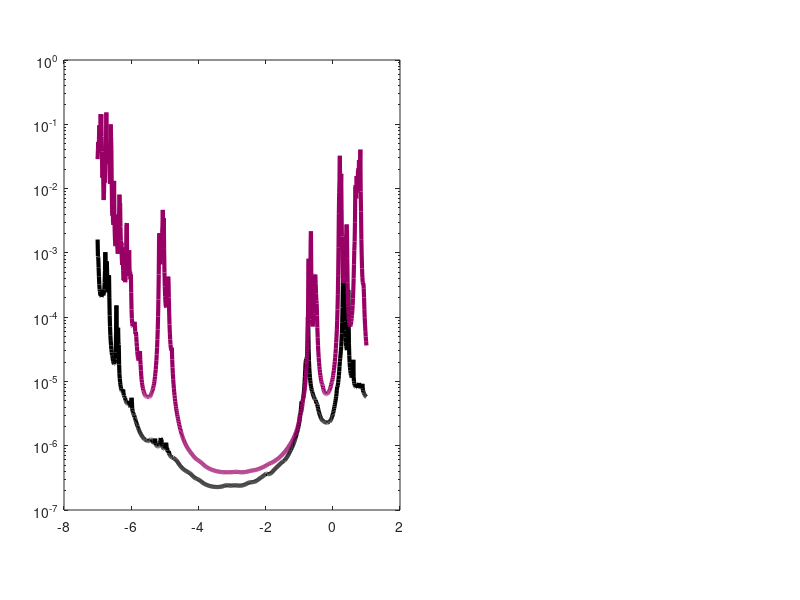

The MATLAB script that drew this image: (Note: this script raises an error after producing the figure.)
% Load data files
data_DLC_init = load('DLC_Initial.mat'); % DNA-Amino-CNT Initial
data_DLC_final = load('DLC_Final.mat');  % DNA-Amino-CNT Final
data_DEC_init = load('DEC_Initial.mat'); % DNA-Ester-CNT Initial
data_DEC_final = load('DEC_Final.mat');  % DNA-Ester-CNT Final

% Extract energies and transmission data
energy_DLC_init = data_DLC_init.Energy; T_DLC_init = data_DLC_init.T;
energy_DLC_final = data_DLC_final.Energy; T_DLC_final = data_DLC_final.T;
energy_DEC_init = data_DEC_init.Energy; T_DEC_init = data_DEC_init.T;
energy_DEC_final = data_DEC_final.Energy; T_DEC_final = data_DEC_final.T;

% HOMO and LUMO values conversion (Multiply by 27.2114)
factor = 27.2114;
HOMO_LUMO_DLC_init = [factor * -0.14654, factor * -0.11622]; % DLC Initial: HOMO from right, LUMO from left
HOMO_LUMO_DLC_final = [factor * -0.14488, factor * -0.11422]; % DLC Final: HOMO from right, LUMO from left
HOMO_LUMO_DEC_init = [factor * -0.13972, factor * -0.12319]; % DEC Initial: HOMO from right, LUMO from left
HOMO_LUMO_DEC_final = [factor * -0.14884, factor * -0.12398]; % DEC Final: HOMO from right, LUMO from left

% Colors
black = [0, 0, 0];
burgundy = [0.6, 0, 0.4];

% Create figure with two subplots
figure;
set(gcf, 'units','normalized','outerposition',[0 0 1 0.5]);

% Left Plot: DNA-Amino Linker-CNT Structure
subplot(1,2,1);
subplot('Position', [0.08, 0.15, 0.42, 0.75]); 
semilogy(energy_DLC_init, T_DLC_init, 'Color', black, 'LineWidth', 3); hold on;
semilogy(energy_DLC_final, T_DLC_final, 'Color', burgundy, 'LineWidth', 3);

% Add HOMO and LUMO as vertical dashed lines (50% transparent)
xline(HOMO_LUMO_DLC_init(1), '--', 'Color', [0 0 0 0.5], 'LineWidth', 2);
xline(HOMO_LUMO_DLC_init(2), '--', 'Color', [0 0 0 0.5], 'LineWidth', 2);
xline(HOMO_LUMO_DLC_final(1), '--', 'Color', [burgundy, 0.5], 'LineWidth', 2);
xline(HOMO_LUMO_DLC_final(2), '--', 'Color', [burgundy, 0.5], 'LineWidth', 2);

xlabel('Energy (eV)', 'FontSize', 16, 'FontWeight', 'Bold');
ylabel('Transmission', 'FontSize', 16, 'FontWeight', 'Bold');
title('DNA-Amino Linker-CNT', 'FontSize', 18, 'FontWeight', 'Bold');
legend('Parallel', 'Perpendicular', 'Location', 'Best');
xlim([-7 1]);
ylim([1e-8 10]);
set(gca, 'FontSize', 16, 'LineWidth', 1.5, 'YScale', 'log');

% Right Plot: DNA-Ester Linker-CNT Structure
subplot(1,2,2);
subplot('Position', [0.54, 0.15, 0.42, 0.75])
semilogy(energy_DEC_init, T_DEC_init, 'Color', black, 'LineWidth', 3); hold on;
semilogy(energy_DEC_final, T_DEC_final, 'Color', burgundy, 'LineWidth', 3);

% Add HOMO and LUMO as vertical dashed lines (50% transparent)
xline(HOMO_LUMO_DEC_init(1), '--', 'Color', [0 0 0 0.5], 'LineWidth', 2);
xline(HOMO_LUMO_DEC_init(2), '--', 'Color', [0 0 0 0.5], 'LineWidth', 2);
xline(HOMO_LUMO_DEC_final(1), '--', 'Color', [burgundy, 0.5], 'LineWidth', 2);
xline(HOMO_LUMO_DEC_final(2), '--', 'Color', [burgundy, 0.5], 'LineWidth', 2);

xlabel('Energy (eV)', 'FontSize', 16, 'FontWeight', 'Bold');
title('DNA-Ester Linker-CNT ', 'FontSize', 18, 'FontWeight', 'Bold');
legend('Parallel', 'Perpendicular', 'Location', 'Best');
xlim([-7 1]);
ylim([1e-8 10]);
set(gca, 'FontSize', 16, 'LineWidth', 1.5, 'YScale', 'log', 'YTickLabel', []);

set(gcf, 'Color', 'w');

